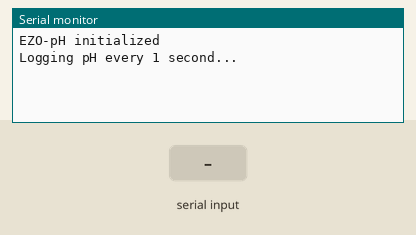
This sketch was run on a simulated Arduino Mega 2560, built with avr-gcc and run on an emulated ATmega2560. On the bench: the last lines printed to the serial monitor. Inputs (shaded band) come from the test bench.

Above: at 2.2 s.
2.3 s: "1\n" received over the second serial link
At 3.9 s:
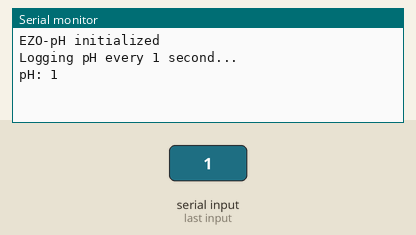
4.8 s: "0\n" received over the second serial link
At 6.2 s:
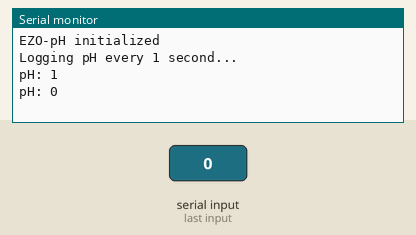
6.3 s: "2\n" received over the second serial link
At 8.1 s:
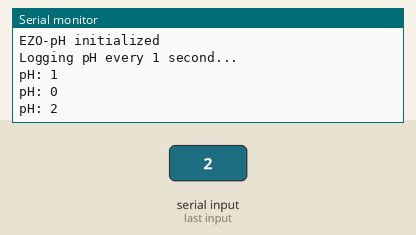

The sketch:

ph_test.ino
```cpp
/*
  Atlas Scientific EZO-pH
  Arduino Mega
  Logs pH every 1 second to Serial Monitor
*/

#include <Arduino.h>

void setup() {
  Serial.begin(9600);     // USB serial monitor
  Serial1.begin(9600);    // EZO-pH UART (default baud)

  delay(1000);

  // Put EZO-pH into continuous reading mode (1 sec)
  Serial1.print("C,1\r");

  Serial.println("EZO-pH initialized");
  Serial.println("Logging pH every 1 second...");
}

void loop() {
  if (Serial1.available()) {
    String response = Serial1.readStringUntil('\r');
    response.trim();

    // Ignore empty lines and *OK messages
    if (response.length() > 0 && response != "*OK") {
      Serial.print("pH: ");
      Serial.println(response);
    }
  }
}
```

Measured:
- after the input at 2.3 s, the serial monitor: prints a new line after 1.0 s (image 1)
- after the input at 4.8 s, the serial monitor: prints a new line after 1.0 s (image 2)
- after the input at 6.3 s, the serial monitor: prints a new line after 1.0 s (image 3)
